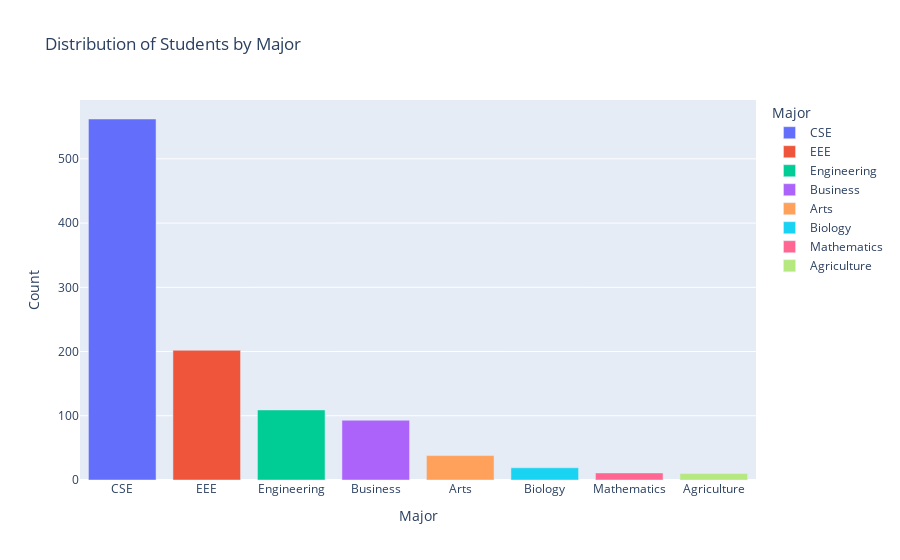

The code cell stored with this chart in its notebook:
### Markdown cell above
It is seen from the pie chart that there are more males than females in the dataset. 61.6% of the total data are of males. Minority class is other.

### Code cell
# Major Distribution: Bar Chart
df['major'] = df['major'].replace({
    'CSE': 'CSE',
    'Computer Science': 'CSE',
    'Computer Science & Engineering': 'CSE',
    'IT': 'CSE',
    'CS': 'CSE',
    'BBA': 'Business',
    'Agricultural': 'Agriculture',
    'BSAg': 'Agriculture',
    'Law' : 'Arts',
    'English' : 'Arts',
    'Economics' : 'Arts',
    'Social Work' : 'Arts',
    'Ag': 'Agriculture',
    'CE' : 'Engineering',
    'GE' : 'Engineering',
    'IPE': 'Engineering',
    'nuclear engineering': 'Engineering',
    'Bsag': 'Agriculture',
    'ME' : 'Engineering',
    'Bss': 'Arts',
    'BA' : 'Arts',
})
df["major"] = df["major"].str.strip()
majors_to_drop = ['Other', 'Agricultural', 'BSAg', 'Physics', 'URP', 'Chemistry', 'MBBS',"Education"]
df = df[~df['major'].isin(majors_to_drop)]

fig = px.bar(df['major'].value_counts().reset_index(), x='major', y='count',
             color='major', title='Distribution of Students by Major', labels={'count': 'Count', 'major': 'Major'})
fig.show()  #for notebook
#fig.show("png") #for github it only supports non interactive

### Figure 1 — Plotly figure (JSON) as saved in the notebook; plotly's stock layout.template omitted (floating-point values rounded to 4 significant figures)
{"data": [{"alignmentgroup": "True", "hovertemplate": "Major=%{x}<br>Count=%{y}<extra></extra>", "legendgroup": "CSE", "marker": {"color": "#636efa", "pattern": {"shape": ""}}, "name": "CSE", "offsetgroup": "CSE", "orientation": "v", "showlegend": true, "textposition": "auto", "x": ["CSE"], "xaxis": "x", "y": [562], "yaxis": "y", "type": "bar"}, {"alignmentgroup": "True", "hovertemplate": "Major=%{x}<br>Count=%{y}<extra></extra>", "legendgroup": "EEE", "marker": {"color": "#EF553B", "pattern": {"shape": ""}}, "name": "EEE", "offsetgroup": "EEE", "orientation": "v", "showlegend": true, "textposition": "auto", "x": ["EEE"], "xaxis": "x", "y": [202], "yaxis": "y", "type": "bar"}, {"alignmentgroup": "True", "hovertemplate": "Major=%{x}<br>Count=%{y}<extra></extra>", "legendgroup": "Engineering", "marker": {"color": "#00cc96", "pattern": {"shape": ""}}, "name": "Engineering", "offsetgroup": "Engineering", "orientation": "v", "showlegend": true, "textposition": "auto", "x": ["Engineering"], "xaxis": "x", "y": [109], "yaxis": "y", "type": "bar"}, {"alignmentgroup": "True", "hovertemplate": "Major=%{x}<br>Count=%{y}<extra></extra>", "legendgroup": "Business", "marker": {"color": "#ab63fa", "pattern": {"shape": ""}}, "name": "Business", "offsetgroup": "Business", "orientation": "v", "showlegend": true, "textposition": "auto", "x": ["Business"], "xaxis": "x", "y": [93], "yaxis": "y", "type": "bar"}, {"alignmentgroup": "True", "hovertemplate": "Major=%{x}<br>Count=%{y}<extra></extra>", "legendgroup": "Arts", "marker": {"color": "#FFA15A", "pattern": {"shape": ""}}, "name": "Arts", "offsetgroup": "Arts", "orientation": "v", "showlegend": true, "textposition": "auto", "x": ["Arts"], "xaxis": "x", "y": [38], "yaxis": "y", "type": "bar"}, {"alignmentgroup": "True", "hovertemplate": "Major=%{x}<br>Count=%{y}<extra></extra>", "legendgroup": "Biology", "marker": {"color": "#19d3f3", "pattern": {"shape": ""}}, "name": "Biology", "offsetgroup": "Biology", "orientation": "v", "showlegend": true, "textposition": "auto", "x": ["Biology"], "xaxis": "x", "y": [19], "yaxis": "y", "type": "bar"}, {"alignmentgroup": "True", "hovertemplate": "Major=%{x}<br>Count=%{y}<extra></extra>", "legendgroup": "Mathematics", "marker": {"color": "#FF6692", "pattern": {"shape": ""}}, "name": "Mathematics", "offsetgroup": "Mathematics", "orientation": "v", "showlegend": true, "textposition": "auto", "x": ["Mathematics"], "xaxis": "x", "y": [11], "yaxis": "y", "type": "bar"}, {"alignmentgroup": "True", "hovertemplate": "Major=%{x}<br>Count=%{y}<extra></extra>", "legendgroup": "Agriculture", "marker": {"color": "#B6E880", "pattern": {"shape": ""}}, "name": "Agriculture", "offsetgroup": "Agriculture", "orientation": "v", "showlegend": true, "textposition": "auto", "x": ["Agriculture"], "xaxis": "x", "y": [10], "yaxis": "y", "type": "bar"}], "layout": {"xaxis": {"anchor": "y", "domain": [0.0, 1.0], "title": {"text": "Major"}, "categoryorder": "array", "categoryarray": ["CSE", "EEE", "Engineering", "Business", "Arts", "Biology", "Mathematics", "Agriculture"]}, "yaxis": {"anchor": "x", "domain": [0.0, 1.0], "title": {"text": "Count"}}, "legend": {"title": {"text": "Major"}, "tracegroupgap": 0}, "title": {"text": "Distribution of Students by Major"}, "barmode": "relative"}}
